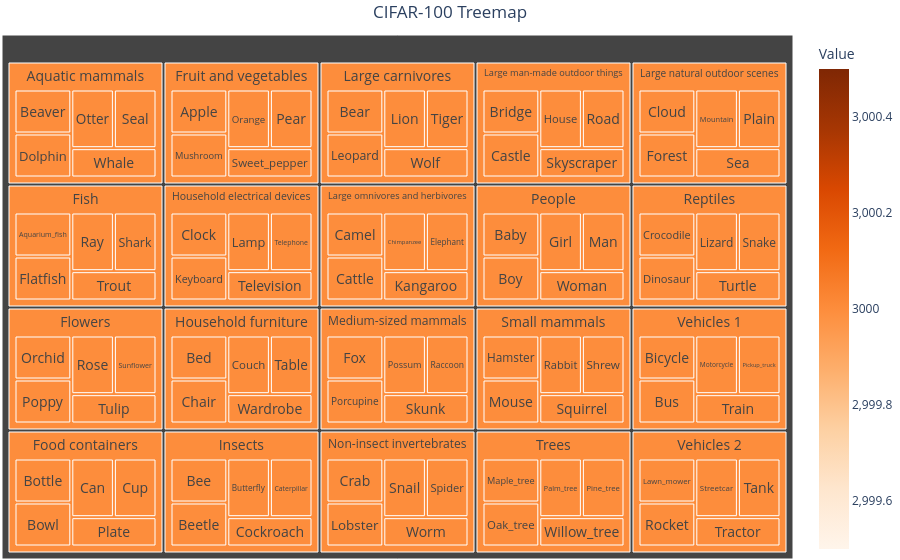

Here is the notebook cell this chart was saved with:
### Markdown cell above
<a id="section-2"></a>
### **Section 2: Visualizing CIFAR-100 Classes and Subclasses (3 points)**

In this section, you will implement a function to visualize the CIFAR-100 dataset, including **all** superclasses and their corresponding subclasses. Your implementation should provide a clear and organized overview of the dataset's diversity.

You add the figure(s) to appendix of your report and refer to it in the main text.

### Code cell
# YOUR CODE HERE
## define a function to visualize CIFAR_100 dataset

def visualize_sub_super(superclasses, train_set, test_set, classes):
    """
    superclasses: dict[superclass -> list of subclass names]
    train_set, test_set: iterable of (image, label_index)
    classes: list of CIFAR-100 class names in label index order
    """

    # Map label index (superclasses and their subclasses)
    label_to_super = {}
    for sup, subs in superclasses.items():
        for sub in subs:
            idx = classes.index(sub)  
            label_to_super[idx] = sup

    # Initialize the counters in train and test set
    train_counts = {sup: 0 for sup in superclasses}
    test_counts  = {sup: 0 for sup in superclasses}

    # Count the number of samples in the train and test set
    for _, label in train_set:
        sup = label_to_super.get(label)
        if sup is not None:
            train_counts[sup] += 1

    for _, label in test_set:
        sup = label_to_super.get(label)
        if sup is not None:
            test_counts[sup] += 1

    # Create a DataFrame
    ## First we build the rows for DataFrame
    rows = []
    for sup, subs in superclasses.items():
        total = train_counts[sup] + test_counts[sup]
        for sub in subs:
            rows.append({
                "Superclass": sup.capitalize(),
                "Subclass": sub.capitalize(),
                "Value": total,
                "Train Count": train_counts[sup],
                "Test Count": test_counts[sup],
            })

    df = pd.DataFrame(rows)

    # Create the Treemap or Sunburst or other hierarchical plot
    ## path -> gives the hierarchy
    fig = px.treemap(
        df,
        path=["Superclass", "Subclass"],
        values="Value",
        title="CIFAR-100 Treemap",
        color="Value",
        color_continuous_scale="Oranges",
        hover_data=["Train Count", "Test Count"],
    )
    fig.update_layout(margin=dict(t=35, l=2, r=2, b=1), title_x=0.5) ## update
    fig.update_traces(textposition="middle center", textfont_size=14) ## text size and position in the figure
    fig.write_image("hierq.svg", width=1000, height=600, scale=1)  # SVG
    fig.write_image("hierq.pdf", width=800, height=500, scale=1)
    fig.show()  ## show the treemap

# Call the function:
visualize_sub_super(superclasses, train_set, test_set, classes)

# and show treemap

### Figure 1 — Plotly figure (JSON) as saved in the notebook; plotly's stock layout.template omitted (floating-point values rounded to 4 significant figures; data arrays with more than 128 entries replaced by an {"elided": "..."} marker saying what was removed)
{"data": [{"branchvalues": "total", "customdata": {"elided": "120x3 mixed values"}, "domain": {"x": [0, 1], "y": [0, 1]}, "hovertemplate": "labels=%{label}<br>Value_sum=%{value}<br>parent=%{parent}<br>id=%{id}<br>Train Count=%{customdata[0]}<br>Test Count=%{customdata[1]}<br>Value=%{color}<extra></extra>", "ids": ["Aquatic mammals/Beaver", "Aquatic mammals/Dolphin", "Aquatic mammals/Otter", "Aquatic mammals/Seal", "Aquatic mammals/Whale", "Fish/Aquarium_fish", "Fish/Flatfish", "Fish/Ray", "Fish/Shark", "Fish/Trout", "Flowers/Orchid", "Flowers/Poppy", "Flowers/Rose", "Flowers/Sunflower", "Flowers/Tulip", "Food containers/Bottle", "Food containers/Bowl", "Food containers/Can", "Food containers/Cup", "Food containers/Plate", "Fruit and vegetables/Apple", "Fruit and vegetables/Mushroom", "Fruit and vegetables/Orange", "Fruit and vegetables/Pear", "Fruit and vegetables/Sweet_pepper", "Household electrical devices/Clock", "Household electrical devices/Keyboard", "Household electrical devices/Lamp", "Household electrical devices/Telephone", "Household electrical devices/Television", "Household furniture/Bed", "Household furniture/Chair", "Household furniture/Couch", "Household furniture/Table", "Household furniture/Wardrobe", "Insects/Bee", "Insects/Beetle", "Insects/Butterfly", "Insects/Caterpillar", "Insects/Cockroach", "Large carnivores/Bear", "Large carnivores/Leopard", "Large carnivores/Lion", "Large carnivores/Tiger", "Large carnivores/Wolf", "Large man-made outdoor things/Bridge", "Large man-made outdoor things/Castle", "Large man-made outdoor things/House", "Large man-made outdoor things/Road", "Large man-made outdoor things/Skyscraper", "Large natural outdoor scenes/Cloud", "Large natural outdoor scenes/Forest", "Large natural outdoor scenes/Mountain", "Large natural outdoor scenes/Plain", "Large natural outdoor scenes/Sea", "Large omnivores and herbivores/Camel", "Large omnivores and herbivores/Cattle", "Large omnivores and herbivores/Chimpanzee", "Large omnivores and herbivores/Elephant", "Large omnivores and herbivores/Kangaroo", "Medium-sized mammals/Fox", "Medium-sized mammals/Porcupine", "Medium-sized mammals/Possum", "Medium-sized mammals/Raccoon", "Medium-sized mammals/Skunk", "Non-insect invertebrates/Crab", "Non-insect invertebrates/Lobster", "Non-insect invertebrates/Snail", "Non-insect invertebrates/Spider", "Non-insect invertebrates/Worm", "People/Baby", "People/Boy", "People/Girl", "People/Man", "People/Woman", "Reptiles/Crocodile", "Reptiles/Dinosaur", "Reptiles/Lizard", "Reptiles/Snake", "Reptiles/Turtle", "Small mammals/Hamster", "Small mammals/Mouse", "Small mammals/Rabbit", "Small mammals/Shrew", "Small mammals/Squirrel", "Trees/Maple_tree", "Trees/Oak_tree", "Trees/Palm_tree", "Trees/Pine_tree", "Trees/Willow_tree", "Vehicles 1/Bicycle", "Vehicles 1/Bus", "Vehicles 1/Motorcycle", "Vehicles 1/Pickup_truck", "Vehicles 1/Train", "Vehicles 2/Lawn_mower", "Vehicles 2/Rocket", "Vehicles 2/Streetcar", "Vehicles 2/Tank", "Vehicles 2/Tractor", "Aquatic mammals", "Fish", "Flowers", "Food containers", "Fruit and vegetables", "Household electrical devices", "Household furniture", "Insects", "Large carnivores", "Large man-made outdoor things", "Large natural outdoor scenes", "Large omnivores and herbivores", "Medium-sized mammals", "Non-insect invertebrates", "People", "Reptiles", "Small mammals", "Trees", "Vehicles 1", "Vehicles 2"], "labels": ["Beaver", "Dolphin", "Otter", "Seal", "Whale", "Aquarium_fish", "Flatfish", "Ray", "Shark", "Trout", "Orchid", "Poppy", "Rose", "Sunflower", "Tulip", "Bottle", "Bowl", "Can", "Cup", "Plate", "Apple", "Mushroom", "Orange", "Pear", "Sweet_pepper", "Clock", "Keyboard", "Lamp", "Telephone", "Television", "Bed", "Chair", "Couch", "Table", "Wardrobe", "Bee", "Beetle", "Butterfly", "Caterpillar", "Cockroach", "Bear", "Leopard", "Lion", "Tiger", "Wolf", "Bridge", "Castle", "House", "Road", "Skyscraper", "Cloud", "Forest", "Mountain", "Plain", "Sea", "Camel", "Cattle", "Chimpanzee", "Elephant", "Kangaroo", "Fox", "Porcupine", "Possum", "Raccoon", "Skunk", "Crab", "Lobster", "Snail", "Spider", "Worm", "Baby", "Boy", "Girl", "Man", "Woman", "Crocodile", "Dinosaur", "Lizard", "Snake", "Turtle", "Hamster", "Mouse", "Rabbit", "Shrew", "Squirrel", "Maple_tree", "Oak_tree", "Palm_tree", "Pine_tree", "Willow_tree", "Bicycle", "Bus", "Motorcycle", "Pickup_truck", "Train", "Lawn_mower", "Rocket", "Streetcar", "Tank", "Tractor", "Aquatic mammals", "Fish", "Flowers", "Food containers", "Fruit and vegetables", "Household electrical devices", "Household furniture", "Insects", "Large carnivores", "Large man-made outdoor things", "Large natural outdoor scenes", "Large omnivores and herbivores", "Medium-sized mammals", "Non-insect invertebrates", "People", "Reptiles", "Small mammals", "Trees", "Vehicles 1", "Vehicles 2"], "marker": {"coloraxis": "coloraxis", "colors": [3000.0, 3000.0, 3000.0, 3000.0, 3000.0, 3000.0, 3000.0, 3000.0, 3000.0, 3000.0, 3000.0, 3000.0, 3000.0, 3000.0, 3000.0, 3000.0, 3000.0, 3000.0, 3000.0, 3000.0, 3000.0, 3000.0, 3000.0, 3000.0, 3000.0, 3000.0, 3000.0, 3000.0, 3000.0, 3000.0, 3000.0, 3000.0, 3000.0, 3000.0, 3000.0, 3000.0, 3000.0, 3000.0, 3000.0, 3000.0, 3000.0, 3000.0, 3000.0, 3000.0, 3000.0, 3000.0, 3000.0, 3000.0, 3000.0, 3000.0, 3000.0, 3000.0, 3000.0, 3000.0, 3000.0, 3000.0, 3000.0, 3000.0, 3000.0, 3000.0, 3000.0, 3000.0, 3000.0, 3000.0, 3000.0, 3000.0, 3000.0, 3000.0, 3000.0, 3000.0, 3000.0, 3000.0, 3000.0, 3000.0, 3000.0, 3000.0, 3000.0, 3000.0, 3000.0, 3000.0, 3000.0, 3000.0, 3000.0, 3000.0, 3000.0, 3000.0, 3000.0, 3000.0, 3000.0, 3000.0, 3000.0, 3000.0, 3000.0, 3000.0, 3000.0, 3000.0, 3000.0, 3000.0, 3000.0, 3000.0, 3000.0, 3000.0, 3000.0, 3000.0, 3000.0, 3000.0, 3000.0, 3000.0, 3000.0, 3000.0, 3000.0, 3000.0, 3000.0, 3000.0, 3000.0, 3000.0, 3000.0, 3000.0, 3000.0, 3000.0]}, "name": "", "parents": ["Aquatic mammals", "Aquatic mammals", "Aquatic mammals", "Aquatic mammals", "Aquatic mammals", "Fish", "Fish", "Fish", "Fish", "Fish", "Flowers", "Flowers", "Flowers", "Flowers", "Flowers", "Food containers", "Food containers", "Food containers", "Food containers", "Food containers", "Fruit and vegetables", "Fruit and vegetables", "Fruit and vegetables", "Fruit and vegetables", "Fruit and vegetables", "Household electrical devices", "Household electrical devices", "Household electrical devices", "Household electrical devices", "Household electrical devices", "Household furniture", "Household furniture", "Household furniture", "Household furniture", "Household furniture", "Insects", "Insects", "Insects", "Insects", "Insects", "Large carnivores", "Large carnivores", "Large carnivores", "Large carnivores", "Large carnivores", "Large man-made outdoor things", "Large man-made outdoor things", "Large man-made outdoor things", "Large man-made outdoor things", "Large man-made outdoor things", "Large natural outdoor scenes", "Large natural outdoor scenes", "Large natural outdoor scenes", "Large natural outdoor scenes", "Large natural outdoor scenes", "Large omnivores and herbivores", "Large omnivores and herbivores", "Large omnivores and herbivores", "Large omnivores and herbivores", "Large omnivores and herbivores", "Medium-sized mammals", "Medium-sized mammals", "Medium-sized mammals", "Medium-sized mammals", "Medium-sized mammals", "Non-insect invertebrates", "Non-insect invertebrates", "Non-insect invertebrates", "Non-insect invertebrates", "Non-insect invertebrates", "People", "People", "People", "People", "People", "Reptiles", "Reptiles", "Reptiles", "Reptiles", "Reptiles", "Small mammals", "Small mammals", "Small mammals", "Small mammals", "Small mammals", "Trees", "Trees", "Trees", "Trees", "Trees", "Vehicles 1", "Vehicles 1", "Vehicles 1", "Vehicles 1", "Vehicles 1", "Vehicles 2", "Vehicles 2", "Vehicles 2", "Vehicles 2", "Vehicles 2", "", "", "", "", "", "", "", "", "", "", "", "", "", "", "", "", "", "", "", ""], "textfont": {"size": 14}, "textposition": "middle center", "type": "treemap", "values": [3000.0, 3000.0, 3000.0, 3000.0, 3000.0, 3000.0, 3000.0, 3000.0, 3000.0, 3000.0, 3000.0, 3000.0, 3000.0, 3000.0, 3000.0, 3000.0, 3000.0, 3000.0, 3000.0, 3000.0, 3000.0, 3000.0, 3000.0, 3000.0, 3000.0, 3000.0, 3000.0, 3000.0, 3000.0, 3000.0, 3000.0, 3000.0, 3000.0, 3000.0, 3000.0, 3000.0, 3000.0, 3000.0, 3000.0, 3000.0, 3000.0, 3000.0, 3000.0, 3000.0, 3000.0, 3000.0, 3000.0, 3000.0, 3000.0, 3000.0, 3000.0, 3000.0, 3000.0, 3000.0, 3000.0, 3000.0, 3000.0, 3000.0, 3000.0, 3000.0, 3000.0, 3000.0, 3000.0, 3000.0, 3000.0, 3000.0, 3000.0, 3000.0, 3000.0, 3000.0, 3000.0, 3000.0, 3000.0, 3000.0, 3000.0, 3000.0, 3000.0, 3000.0, 3000.0, 3000.0, 3000.0, 3000.0, 3000.0, 3000.0, 3000.0, 3000.0, 3000.0, 3000.0, 3000.0, 3000.0, 3000.0, 3000.0, 3000.0, 3000.0, 3000.0, 3000.0, 3000.0, 3000.0, 3000.0, 3000.0, 15000.0, 15000.0, 15000.0, 15000.0, 15000.0, 15000.0, 15000.0, 15000.0, 15000.0, 15000.0, 15000.0, 15000.0, 15000.0, 15000.0, 15000.0, 15000.0, 15000.0, 15000.0, 15000.0, 15000.0]}], "layout": {"coloraxis": {"colorbar": {"title": {"text": "Value"}}, "colorscale": [[0, "rgb(255,245,235)"], [0.125, "rgb(254,230,206)"], [0.25, "rgb(253,208,162)"], [0.375, "rgb(253,174,107)"], [0.5, "rgb(253,141,60)"], [0.625, "rgb(241,105,19)"], [0.75, "rgb(217,72,1)"], [0.875, "rgb(166,54,3)"], [1, "rgb(127,39,4)"]]}, "legend": {"tracegroupgap": 0}, "margin": {"b": 1, "l": 2, "r": 2, "t": 35}, "title": {"text": "CIFAR-100 Treemap", "x": 0.5}}}
